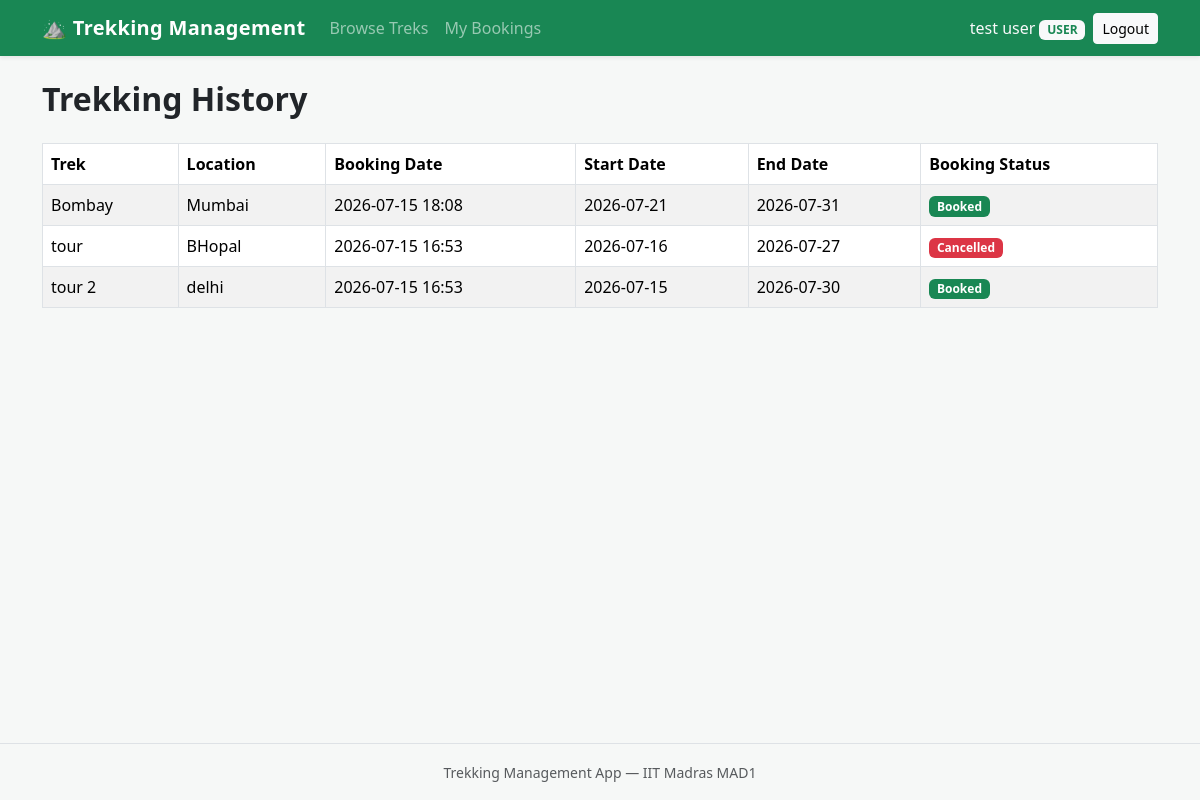
/history (signed in), run on an earlier commit of the app's database.
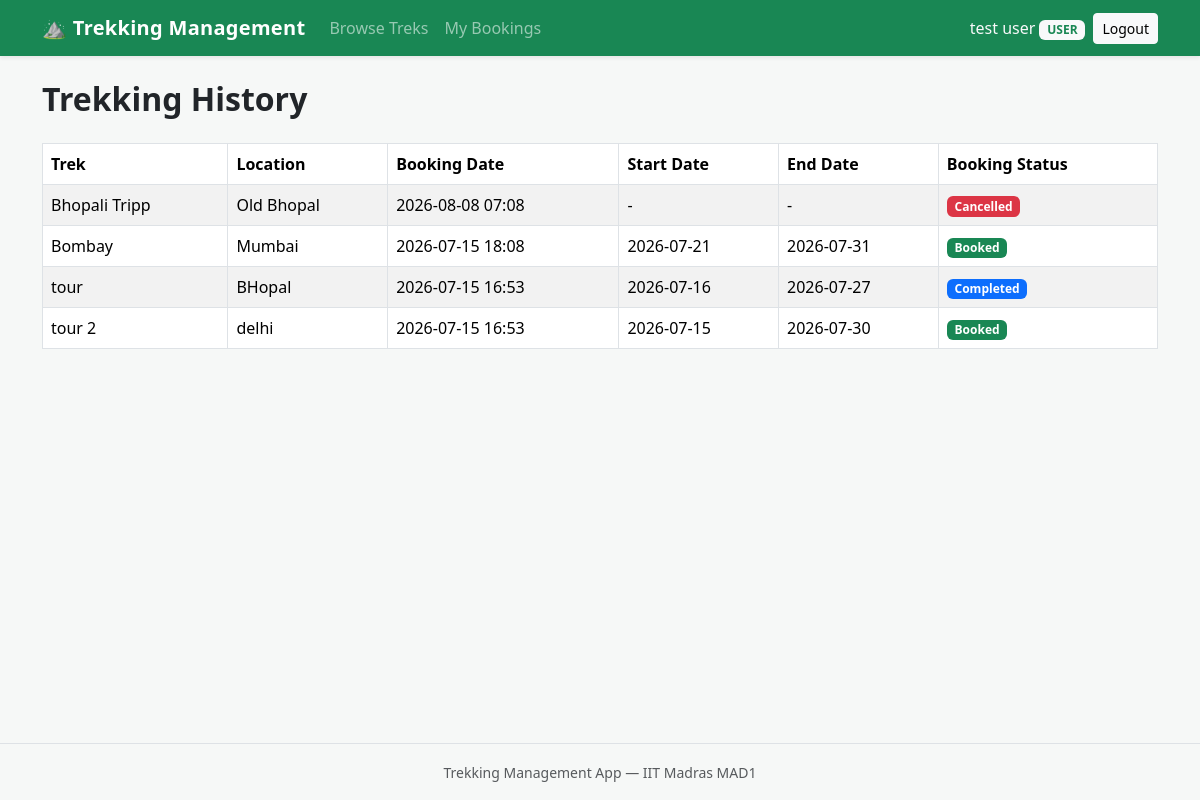
And on a later commit of the database.
### models/booking.py (models this page shows, shortened)
class Booking(db.Model):
    __tablename__ = "bookings"
    id = db.Column(db.Integer, primary_key=True)
    user_id = db.Column(db.Integer, db.ForeignKey("users.id"), nullable=False)
    trek_id = db.Column(db.Integer, db.ForeignKey("treks.id"), nullable=False)
    booking_date = db.Column(db.DateTime, nullable=False, default=datetime.utcnow)
    status = db.Column(db.String(20), nullable=False, default="booked")

### models/trek.py (models this page shows, shortened)
class Trek(db.Model):
    __tablename__ = "treks"
    id = db.Column(db.Integer, primary_key=True)
    name = db.Column(db.String(120), nullable=False)
    location = db.Column(db.String(120), nullable=False)
    difficulty = db.Column(db.String(20), nullable=True)
    duration = db.Column(db.Integer, nullable=False, default=1)
    available_slots = db.Column(db.Integer, nullable=False, default=0)
    status = db.Column(db.String(20), nullable=False, default="open")
    start_date = db.Column(db.Date, nullable=True)
    end_date = db.Column(db.Date, nullable=True)
    description = db.Column(db.Text, nullable=True)
    staff_id = db.Column(db.Integer, db.ForeignKey("users.id"), nullable=True)
    staff = db.relationship("User", backref="assigned_treks")
    bookings = db.relationship("Booking", backref="trek", lazy=True)

### routes/user.py (the view)
@user_bp.route("/history")
@login_required
def history():
    bookings = (
        Booking.query
        .filter_by(user_id=current_user.id)
        .order_by(Booking.booking_date.desc())
        .all()
    )
    return render_template(
        "user/history.html",
        bookings=bookings
    )

### models/user.py (called while the page is built)
@login_manager.user_loader
def load_user(user_id):
    return User.query.get(int(user_id))

### templates/user/history.html (shortened to what this page needs)
{% extends "base.html" %}
{% block content %}
<h2 class="mb-4">Trekking History</h2>
{% if bookings %}
<div class="table-responsive">
    <table class="table table-bordered table-striped">
        <thead>
            <tr>
                <th>Trek</th>
                <th>Location</th>
                <th>Booking Date</th>
                <th>Start Date</th>
                <th>End Date</th>
                <th>Booking Status</th>
            </tr>
        </thead>
        <tbody>
        {% for booking in bookings %}
        <tr>
            <td>{{ booking.trek.name }}</td>
            <td>{{ booking.trek.location }}</td>
            <td>
                {{ booking.booking_date.strftime('%Y-%m-%d %H:%M') }}
            </td>
            <td>
                {% if booking.trek.start_date %}
                    {{ booking.trek.start_date }}
                {% else %}
                    -
                {% endif %}
            </td>
            <td>
                {% if booking.trek.end_date %}
                    {{ booking.trek.end_date }}
                {% else %}
                    -
                {% endif %}
            </td>
            <td>
                {% if booking.status == "booked" %}
                    <span class="badge bg-success">Booked</span>
                {% elif booking.status == "completed" %}
                    <span class="badge bg-primary">Completed</span>
                {% elif booking.status == "cancelled" %}
                    <span class="badge bg-danger">Cancelled</span>
                {% else %}
                    <span class="badge bg-secondary">
                        {{ booking.status }}
                    </span>
                {% endif %}
            </td>
        </tr>
        {% endfor %}
        </tbody>
    </table>
</div>
{% else %}
<p class="text-muted">
    You don't have any trekking history yet.
</p>
{% endif %}
{% endblock %}

What changed in the data, as far as the page shows it:
added Booking: trek.name "Bhopali Tripp", trek.location "Old Bhopal", booking_date "2026-08-08 07:08", status "Cancelled"
changed Booking "tour": status "Cancelled" → "Completed"
